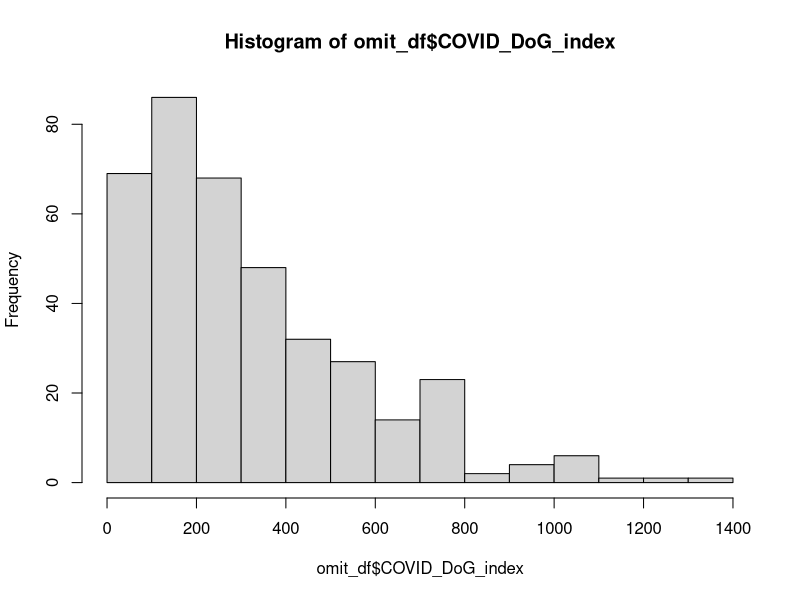
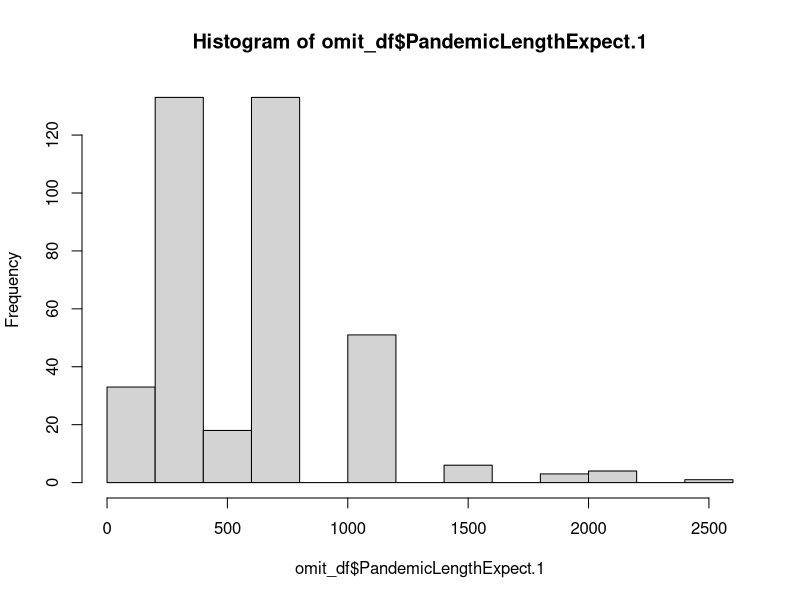
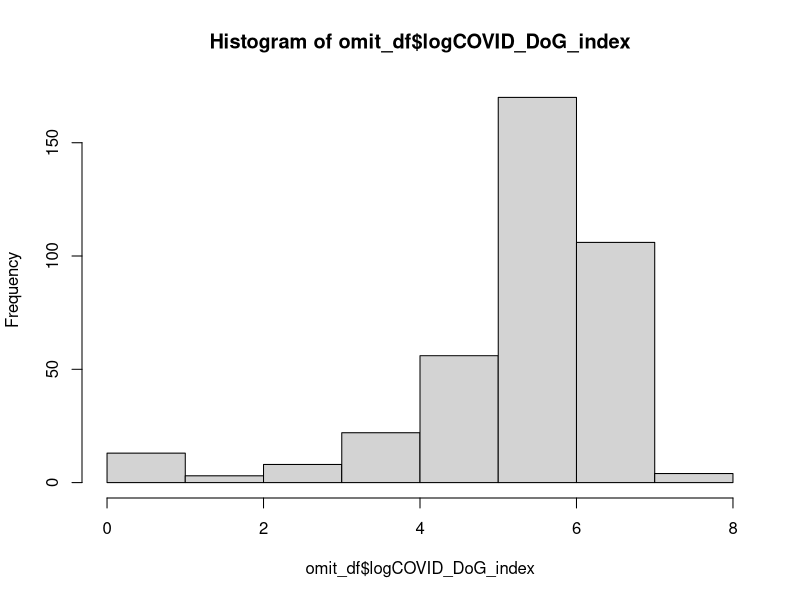
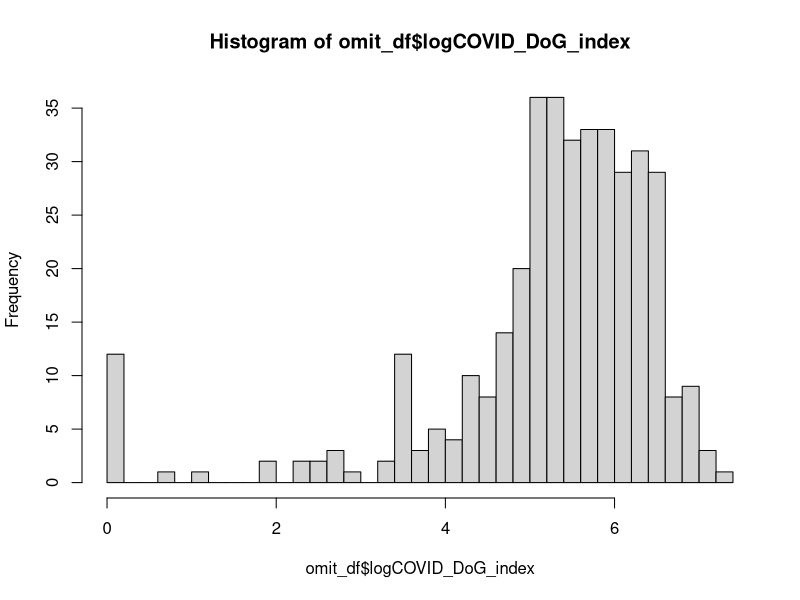
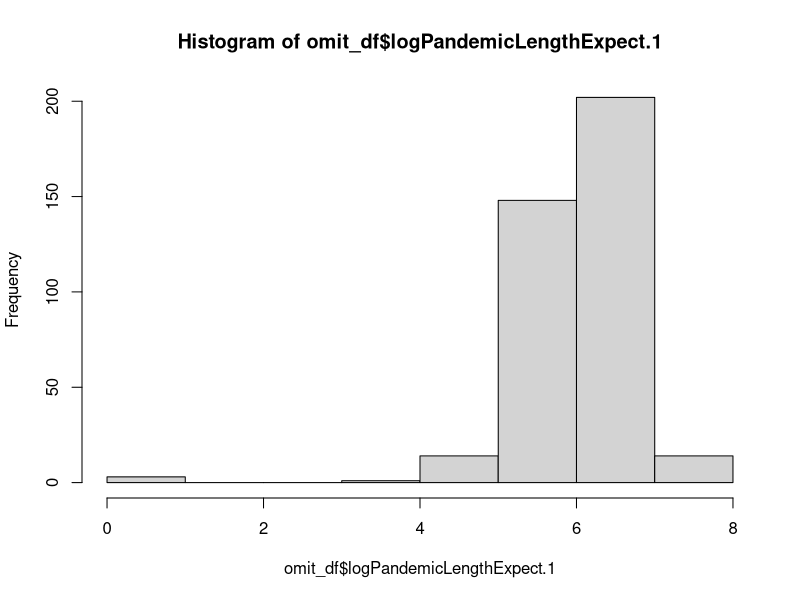
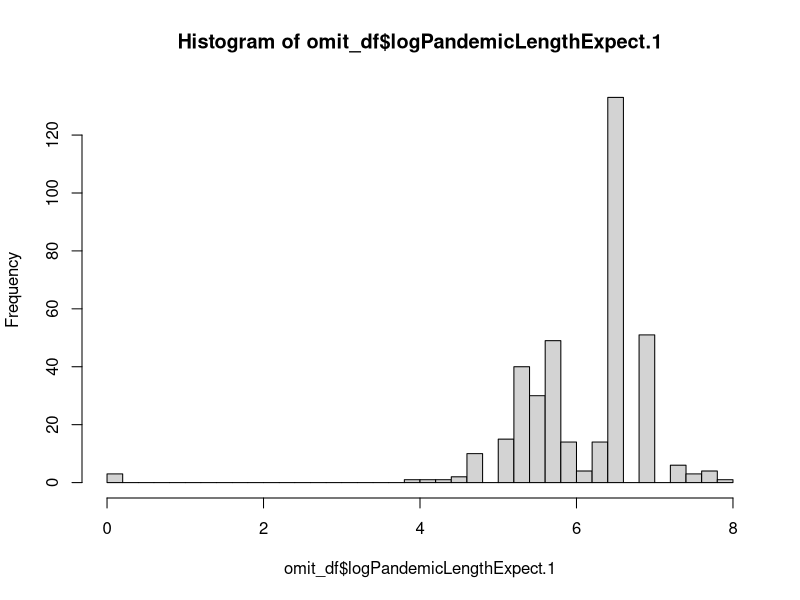

Write R code to recreate these figures, in order. (Note: this script raises an error after producing the figures.)
## ---- chunk 1
knitr::opts_chunk$set(echo = TRUE)
## ---- chunk 2
# Packages
library("ggpubr")
library(psych)
library(tidyverse)
library(ggplot2)
#library(dplyr)
#library(plyr)
## ---- chunk 3
df <- read.csv("3C_Live_Study_Data.csv", header=T, na.strings="")

#442 total participants 
#413 participants completed the entire study, 29 did not. 

## Drop unneeded rows (pilot data, incomplete trials, remove entries that are shorter than 6 mins longer than 60 minutes) & cols
unneeded_cols <- c("StartDate", "EndDate", "Status", "IPAddress", "Progress", "Finished", "RecordedDate", "ResponseId", "RecipientLastName", "RecipientFirstName", "RecipientEmail", "ExternalReference", "LocationLatitude", "LocationLongitude", "DistributionChannel", "UserLanguage", "Gender_4_TEXT...Parent.Topics", "Gender_4_TEXT...Sentiment.Polarity", "Gender_4_TEXT...Sentiment.Score", "Gender_4_TEXT...Sentiment", "Gender_4_TEXT...Topics", "Gender_4_TEXT...Topic.Sentiment.Label", "Gender_4_TEXT...Topic.Sentiment.Score")

# Return entries where duration was longer than 45 min.
df$'Duration..in.seconds.' = as.numeric(as.character(df$'Duration..in.seconds.'))
df[which(df$'Duration..in.seconds.' >= 45*60), ]  # 4 entries, 394, 410, 415, and 444. 410 = 31 seconds over limit, so not going to exclude. 

# return entries where duration was shorter than 6 mins.
df$'Duration..in.seconds.' = as.numeric(as.character(df$'Duration..in.seconds.'))
df[which(df$'Duration..in.seconds.' <= 360), ]   # 29 entries, 8,9,10, 11, 12, 14, 22, 205, 222, 255, 324, 416, 417, 418, 419, 420, 421, 423, 424, 426, 429, 432, 433, 434, 436, 439, 443

# remove Gender and Race open response columns to be able to remove rows with missing values
NAcols <- c("Gender_4_TEXT", "Race_6_TEXT")

# Exclude folks who took longer than 45 mins or were shorter than 6 mins, un-needed columns, and DoG and Pandemic Expextation outliers (see lines 145 for exclusion criteria calcuations. DoG and Expextation Outliers removed here because of not able to do it below. )

#exclude remaining folks progress less than 100 percent 

df[which(df$'Progress' <= 100), ]

# Remove all the folks who meet the criteria stated above 

df <- df[-c(1,2,8:12,14,22,23,118,176,191,205,222,255,243,252,270,323,324,331,350,364,392,394,415:444,423,424,426,426,429,432:434,436,439,443,444), ]

df <- df[ , !names(df) %in% unneeded_cols]
df <- df[ , !names(df) %in% NAcols]

#388 participants are now left out of the original 442

## ---- chunk 4
# saving both response in set of units (days-years), (.2_x) AND numbers (0-30), (.1_x)
dog1 <- list("COVID_DoG_Questions.1", df$COVID_DoG_Questions.2_1, df$COVID_DoG_Questions.1_1)
dog2 <- list("COVID_DoG_Questions.2", df$COVID_DoG_Questions.2_2, df$COVID_DoG_Questions.1_2)
dog3 <- list("COVID_DoG_Questions.3", df$COVID_DoG_Questions.2_3, df$COVID_DoG_Questions.1_3)
dog4 <- list("COVID_DoG_Questions.4", df$COVID_DoG_Questions.2_4, df$COVID_DoG_Questions.1_4)
dog5 <- list("COVID_DoG_Questions.5", df$COVID_DoG_Questions.2_5, df$COVID_DoG_Questions.1_5)
dog6 <- list("COVID_DoG_Questions.6", df$COVID_DoG_Questions.2_6, df$COVID_DoG_Questions.1_6)

# saving both response in set of units (days-years), (.1_x) AND numbers (0-30), (.2_x)
pandemic_len <- list("PandemicLengthExpect.1", df$PandemicLengthExpect.1_1, df$PandemicLengthExpect.2_1)

## create function called create_columns that takes in UNITS and NUMBERS
# depending on units, multiplies NUMBERS by correct converstion to have units ALL in days
# e.g. 2 = weeks, so NUMBER (len_col) x 7 = days 
# fixed from (units_col, 1, 1) to (units_col, 1, 2) because NUMBERS that were more than 1 digit (e.g. 11, 13) were being cut off 
# so 11 months was being converted to 30 days not 330 days
create_columns <- function(units_col, len_col) {
  case_when(as.numeric(substring(units_col, 1, 2)) == 1 ~ as.numeric(substring(len_col, 1, 2)) * 1,
            as.numeric(substring(units_col, 1, 2)) == 2 ~ as.numeric(substring(len_col, 1, 2)) * 7,
            as.numeric(substring(units_col, 1, 2)) == 3 ~ as.numeric(substring(len_col, 1, 2)) * 30,
            as.numeric(substring(units_col, 1, 2)) == 4 ~ as.numeric(substring(len_col, 1, 2)) * 365)
}

## work to debug create_columns function
# test each of the functions in create_columns
#units_col = 12
#units <- substring(units_col, 1, 1)
#units
# prints out 1 when should print out 12
# function not taking the entire number (13)
#solution: change as.numeric(substring((units_col, 1, 1)) to (units_col, 1, 2)))

# loop through 6 categories saved above and apply function
# A NOTE: I added the dplyr function before mutate because when you load in packages that include the mutate function, it overwrites the function in dplyr and the new columns won't show up in the df dataframe, THUS specifiying the mutate function from the dplyr package 
df <- df %>% dplyr::mutate(!!dog1[[1]] := create_columns(dog1[[2]], dog1[[3]]),
              !!dog2[[1]] := create_columns(dog2[[2]], dog2[[3]]),
              !!dog3[[1]] := create_columns(dog3[[2]], dog3[[3]]),
              !!dog4[[1]] := create_columns(dog4[[2]], dog4[[3]]),
              !!dog5[[1]] := create_columns(dog5[[2]], dog5[[3]]),
              !!dog6[[1]] := create_columns(dog6[[2]], dog6[[3]]),
              !!pandemic_len[[1]] := create_columns(pandemic_len[[2]], pandemic_len[[3]]),
              .before = SocialNorms_Family_1
              )
view(df)

#checks: are lengths the same?
#length(pandemic_len[[2]])
#length(pandemic_len[[3]])
#df %>% select(PandemicLengthExpect.1_1, PandemicLengthExpect.2_1, PandemicLengthExpect.1)

#view(df)
## ---- chunk 5
#check where the missing values are
#rowSums(is.na(df))

#remove missing values
##show where missing values are
df[!complete.cases(df), ]   #6 entries
##create new dataset with no missing values
omit_df <- na.omit(df)
nrow(omit_df) #391
#view(omit_df)
sum(is.na(omit_df))

#convert character values (except Nationality and Occupation) to numeric to be able to calculate stats
numeric_cols1 <- names(omit_df)[3:206] #ends on Race 
numeric_cols2 <- names(omit_df)[208] #education
numeric_cols3 <- names(omit_df)[210:224] #begins on Measure2_2 to end of columns

#view(omit_df)

omit_df[numeric_cols1] <- lapply(omit_df[numeric_cols1], as.numeric)
omit_df[numeric_cols2] <- lapply(omit_df[numeric_cols2], as.numeric)
omit_df[numeric_cols3] <- lapply(omit_df[numeric_cols3], as.numeric)

sapply(omit_df, class) # all numeric!

#view(omit_df)

#check that everyone included in omit_df passed both attention checks
omit_df$attentioncheck_1 #all 4s
omit_df$attentioncheck_2 #all 3s

# recode value in Age variable that participant entered their birth year (1971) instead of their age
which(omit_df == 1971, arr.ind=TRUE)
# row = 232, col = 202
omit_df[232,202] <- 2021-1971
omit_df[232,202]

## ---- chunk 6
mini_df <- omit_df %>% select(COVID_DoG_Questions.1:COVID_DoG_Questions.6)
omit_df <- omit_df %>% mutate(COVID_DoG_Sum = rowSums(mini_df), .before = PandemicLengthExpect.1)
summary(omit_df$COVID_DoG_Sum)

# make index of delaying across all 6 questions (average delaying across categories)
omit_df <- omit_df %>% mutate(COVID_DoG_index = rowMeans(mini_df), 
                              .before = PandemicLengthExpect.1)

#create 1 index across social situations/gatherings
mini_df <- omit_df %>% select(COVID_DoG_Questions.1:COVID_DoG_Questions.3)
omit_df <- omit_df %>% mutate(socialgatherings_index = rowMeans(mini_df),
                              .before = PandemicLengthExpect.1)
#create 1 index across traveling
mini_df <- omit_df %>% select(COVID_DoG_Questions.4:COVID_DoG_Questions.6)
omit_df <- omit_df %>% mutate(traveling_index = rowMeans(mini_df), 
                              .before = PandemicLengthExpect.1)

#view(omit_df)

## ---- chunk 7

# COVID DoG Indice SD = 363.78

## 3 Standard Devations above COVID DoG Indice mean calculation 

341.94 + 363.78 + 363.78 +363.78 

## Exclusion of participants 3SD above COVID DoG Indice

omit_df[which(omit_df$'COVID_DoG_index' >=  1433.28), ] #returns 7

# Pandemic Expectation SD = 930.63

## 3 Standard Deviations above mean calculation 

694.66 + 930.63 + 930.63 + 930.63

## Exclusion of participants 3SD above Pandemic Expectation Indice

omit_df[which(omit_df$'PandemicLengthExpect.1' >=  3486.55), ] #returns 5

#See line 44 for exclusions
## ---- chunk 8

# Plot for COVID DoG index (average delaying across 6 scenarios for each participant)
hist(omit_df$COVID_DoG_index)

# Plot for Pandemic Length Expectation (average pandemic length expectation for each participant)
hist(omit_df$PandemicLengthExpect.1)

# Log transformation of COVID DoG Index 

omit_df$logCOVID_DoG_index=log(omit_df$COVID_DoG_index)

hist(omit_df$logCOVID_DoG_index)

#a lot of the data is centered around a couple bars, what does it look like if we make more bars?

hist(omit_df$logCOVID_DoG_index, breaks = 50)


# Log transformation of Pandemic Length Expextation

omit_df$logPandemicLengthExpect.1=log(omit_df$PandemicLengthExpect.1)

hist(omit_df$logPandemicLengthExpect.1) 

#a lot of the data is centered around a couple bars, what does it look like if we make more bars?

hist(omit_df$logPandemicLengthExpect.1, breaks = 50) 



## ---- chunk 9

## ---- chunk 10
mini_df <- omit_df %>% select(PerceivedRisk_1:PerceivedRisk_6)
omit_df <- omit_df %>% mutate(Perceived_Risk_Sum = rowSums(mini_df), 
                              .before = PerceivedValue_1)
omit_df <- omit_df %>% mutate(PerceivedRisk_index = rowMeans(mini_df),
                              .before = PerceivedValue_1)

mini_df <- omit_df %>% select(PerceivedValue_1:PerceivedValue_6)
omit_df <- omit_df %>% mutate(Perceived_Value_Sum = rowSums(mini_df),
                              .before = GCS_1)
omit_df <- omit_df %>% mutate(PercevedValue_index = rowMeans(mini_df), 
                              .before = GCS_1)

## ---- chunk 11

# Social Norm Index across three factors   

mini_df <- omit_df %>% select(SocialNorms_Family_1:SocialNorms_Stranger_3)
omit_df <- omit_df %>% mutate(Norms_index = rowMeans(mini_df),
                              .before = PerceivedRisk_1)
#family norms index

mini_df <- omit_df %>% select(SocialNorms_Family_1:SocialNorms_Family_3)
omit_df <- omit_df %>% mutate(FamilyNorm_index = rowMeans(mini_df), 
                              .before = PerceivedRisk_1)

#friends norm index

mini_df <- omit_df %>% select(SocialNorms_Friends_1:SocialNorms_Friends_3)
omit_df <- omit_df %>% mutate(FriendsNorm_index = rowMeans(mini_df), 
                              .before = PerceivedRisk_1)

#strangers norm index
mini_df <- omit_df %>% select(SocialNorms_Stranger_1:SocialNorms_Stranger_3)
omit_df <- omit_df %>% mutate(StrangerNorm_index = rowMeans(mini_df), 
                              .before = PerceivedRisk_1)

## ---- chunk 12
mini_df <- omit_df %>% select(contains("GCS"))
#mini_df
#omit_df <- omit_df %>% mutate(GCS_Sum = rowSums(mini_df), .before = IUS_1)
#view(omit_df)
omit_df <- omit_df %>% mutate(GCS_index = rowMeans(mini_df),
                              .before = IUS_1)

## ---- chunk 13
mini_df <- omit_df %>% select(IUS_1:IUS_12)
omit_df <- omit_df %>% mutate(IUS_Sum = rowSums(mini_df), 
                              .before = MFQpart1_1)

mini_df <- omit_df %>% select(IUS_1:IUS_7)
omit_df <- omit_df %>% mutate(IUS_ProspectiveAnexity_index = rowSums(mini_df),
                              .before = MFQpart1_1)

mini_df <- omit_df %>% select(IUS_8:IUS_12)
omit_df <- omit_df %>% mutate(IUS_inhibitory_anexity_index = rowSums(mini_df),
                              .before = MFQpart1_1)

## ---- chunk 14
# measure 2 indices
mini_df <- omit_df %>% select(Measure2_2)
omit_df <- omit_df %>% mutate(Measure2_lib_Index = rowMeans(mini_df), 
                              .before = Measure5_1)
mini_df <- omit_df %>% select(Measure2_3)
omit_df <- omit_df %>% mutate(Measure2_cons_Index = rowMeans(mini_df), 
                              .before = Measure5_1)
mini_df <- omit_df %>% select(Measure2_4)
omit_df <- omit_df %>% mutate(Measure2_lib_Index = rowMeans(mini_df), 
                              .before = Measure5_1)

# measure 5 indices
mini_df <- omit_df %>% select(Measure5_1:Measure5_14)
omit_df <- omit_df %>% mutate(Measure5_PO_Sum = rowSums(mini_df))
omit_df <- omit_df %>% mutate(Measure5_PO_index = rowMeans(mini_df))
#combining both measures
mini_df <- omit_df %>% select(contains("PO_Sum"))
#mini_df
omit_df <- omit_df %>% mutate(PO_Total_Sum = rowSums(mini_df))
mini_df <- omit_df %>% select(contains("PO_index"))
omit_df <- omit_df %>% mutate(PO_total_index = rowMeans(mini_df))
## ---- chunk 15
MFQ_part1 <- omit_df %>% select(MFQpart1_1:MFQpart1_16)
MFQ_part2 <- omit_df %>% select(MFQ_part2_1:MFQ_part2_16)
omit_df <- omit_df %>% mutate(MFQ_sum_part1 = rowSums(MFQ_part1), 
                              .before = MFQ_part2_1)
omit_df <- omit_df %>% mutate(MFQ_sum_part2 = rowSums(MFQ_part2), 
                              .before = Disgust_1)
omit_df <- omit_df %>% mutate(MFQpart1_index = rowMeans(MFQ_part1), 
                              .before = MFQ_part2_1)
omit_df <- omit_df %>% mutate(MFQpart2_index = rowMeans(MFQ_part2), 
                              .before = Disgust_1)
#view(omit_df)
MFQ_total <- omit_df %>% select(contains("MFQ_sum"))
#MFQ_total
omit_df <- omit_df %>% mutate(MFQ_total_sum = rowSums(MFQ_total), 
                              .before = Disgust_1)
omit_df <- omit_df %>% mutate(MFQtotal_index = rowMeans(MFQ_total),
                              .before = Disgust_1)
## ---- chunk 16

#mini_df <- omit_df %>% select(COVID_DoG_Questions.1:COVID_DoG_Questions.6)
#omit_df <- omit_df %>% mutate(COVID_DoG_Sum = rowSums(mini_df), .before = PandemicLengthExpect.1)


# make index of delaying across all 6 questions (average delaying across categories)
#omit_df <- omit_df %>% mutate(COVID_DoG_index = rowMeans(mini_df), 
                              #.before = PandemicLengthExpect.1)

#create 1 index across social situations/gatherings
#mini_df <- omit_df %>% select(COVID_DoG_Questions.1:COVID_DoG_Questions.3)
#omit_df <- omit_df %>% mutate(socialgatherings_index = rowMeans(mini_df),
                              #.before = PandemicLengthExpect.1)
#create 1 index across traveling
#mini_df <- omit_df %>% select(COVID_DoG_Questions.4:COVID_DoG_Questions.6)
#omit_df <- omit_df %>% mutate(traveling_index = rowMeans(mini_df), 
                              #.before = PandemicLengthExpect.1)

#Stress Scale Indice 

mini_df <- omit_df %>% select(contains("Worries") | contains("Problems") | contains("Checking"))
omit_df <- omit_df %>% mutate(Stress_index = rowMeans(mini_df),
                              .before = Impacts_financial1)
#Stress Scale, Sub Indice COVID danger and contamination fears

mini_df <- omit_df %>% select(Worries_1:Worries_6)
omit_df <- omit_df %>% mutate(COVIDDanger_ContFears_index = rowMeans(mini_df),
                              .before = Impacts_financial1)
#Stress Scale, Sub Indice COVID fears about economic consequences

mini_df <- omit_df %>% select(Worries_7:Worries_12)
omit_df <- omit_df %>% mutate(COVID_econ_fears_index = rowMeans(mini_df),
                              .before = Impacts_financial1)
#Stress Scale, Sub Indice COVID xenophobia

mini_df <- omit_df %>% select(Worries_13:Worries_18)
omit_df <- omit_df %>% mutate(COVID_xenophobia = rowMeans(mini_df),
                              .before = Impacts_financial1)

#Stress Scale,Sub indice COVID compulsive checking and reassurance seeking 

mini_df <- omit_df %>% select(Worries_19:Worries_24,CheckingBeh_1:CheckingBeh_6)
omit_df <- omit_df %>% mutate(COVID_checking = rowMeans(mini_df),
                              .before = Impacts_financial1)

#Stress Scale, Sub Indice COVID traumatic stress symptoms
mini_df <- omit_df %>% select(Problems_1:Problems_6)
omit_df <- omit_df %>% mutate(COVID_traumatic_stress = rowMeans(mini_df),
                              .before = Impacts_financial1)
                              
## ---- chunk 17
Impacts <- omit_df %>% select(Impacts_financial1:Impacts_psychology3)
Experiences <- omit_df %>% select(contains("PersonalDiagnoses") | contains("Proximity") | contains("News"))
omit_df <- omit_df %>% mutate(Impacts_index = rowMeans(Impacts), 
                              .before = PersonalDiagnoses_1)
omit_df <- omit_df %>% mutate(Experiences_index = rowMeans(Experiences),
                              .before = Age)
## ---- chunk 18
#Pathogen Indice 

mini_df <- omit_df %>% select(Disgust_3, Disgust_6, Disgust_9, Disgust_12, Disgust_15, Disgust_18, Disgust_21)
omit_df <- omit_df %>% mutate(Pathogen_Disgust_index = rowMeans(mini_df), 
                              .before = SDRS.5_Q1)

#Sexual Indice 

mini_df <- omit_df %>% select(Disgust_2, Disgust_5, Disgust_8, Disgust_11, Disgust_14, Disgust_17, Disgust_20)
omit_df <- omit_df %>% mutate(Sexual_Disgust_index = rowMeans(mini_df), 
                              .before = SDRS.5_Q1)

#Moral Indice 

mini_df <- omit_df %>% select(Disgust_1, Disgust_4, Disgust_7, Disgust_10, Disgust_13, Disgust_16, Disgust_19 )
omit_df <- omit_df %>% mutate(Moral_Disgust_index = rowMeans(mini_df), 
                              .before = SDRS.5_Q1)
## ---- chunk 19
mini_df <- omit_df %>% select(SDRS.5_Q1:SDRS.5_Q5)
omit_df <- omit_df %>% mutate(SDRS_Sum = rowSums(mini_df), 
                              .before = Worries_1)
omit_df <- omit_df %>% mutate(SDRS_index = rowMeans(mini_df), 
                              .before = Worries_1)
#view(omit_df)
## ---- chunk 20
summary(omit_df$PandemicLengthExpect.1)
describe(omit_df$COVID_DoG_Sum)
describe(omit_df$COVID_DoG_index)
describe(omit_df$MCQ_Sum)
describe(omit_df$Norms_Sum)
describe(omit_df$GCS_Sum)
describe(omit_df$IUS_Sum)
describe(omit_df$MFQ_sum_part1)
describe(omit_df$MFQ_sum_part2)
describe(omit_df$MFQ_total_sum)
describe(omit_df$Disgust_Sum)
describe(omit_df$Perceived_Value_Sum)
describe(omit_df$SDRS_Sum)
describe(omit_df$Impacts_sum)
describe(omit_df$Experiences_sum)
describe(omit_df$Stress_Sum)
describe(omit_df$MFQ_total_sum)
describe(omit_df$Measure2_PO_Sum)
describe(omit_df$Measure5_PO_Sum)
describe(omit_df$PO_Total_Sum)
describe(omit_df$Perceived_Risk_Sum)
## ---- chunk 21
## number of included participants
#study requested 400 participants: 
#original df dataset had 444 rows, removed 62 rows in Load and Cleanup Data section (unneeded rows, DoG/pandemic outliers, incomplete trials, and too short or too long entries) = 388 rows 
#omit_df dataset had 388 rows, removed 6 entries with missing data 

nrow(omit_df) # 382 rows

#duration, demographics
mean(df$Duration..in.seconds., na.rm = TRUE)
mean(omit_df$Duration..in.seconds.)
sd(omit_df$Duration..in.seconds.)

summary(omit_df$Age)
table(omit_df$Gender)
table(omit_df$Race)
table(omit_df$Education)
## ---- chunk 22
#Age
hist(omit_df$Age)

#Gender
# 1) create new variable with gender recoded as a factor
omit_df$GenderasFactor <- factor(omit_df$Gender, levels=1:8, labels=c("male", "female", "non-binary", "other", "prefer not to answer", "trans man", "trans woman", "genderqueer"))
# 2) create barplot with new Gender variable
ggplot(omit_df) +
  geom_bar(aes(x = GenderasFactor)) +
  ggtitle("Count of Gender") +
  theme(plot.title = element_text(hjust = 0.5))

#Education
omit_df$EducationasFactor <- factor(omit_df$Education, levels=1:6, labels=c("Unknown","No hs diploma","No college","Some college","4 yr college","Graduate degree"))
ggplot(omit_df) +
  geom_bar(aes(x = EducationasFactor)) +
  ggtitle("Count of Education") +
  theme(plot.title = element_text(hjust = 0.5))

#Race
omit_df$RaceasFactor <- factor(omit_df$Race, levels=1:7, labels=c("Am Indian","Asian","Pacific Islander","Black","White","Multiple","Unknown"))
ggplot(omit_df) +
  geom_bar(aes(x = RaceasFactor)) +
  ggtitle("Count of Race") +
  theme(plot.title = element_text(hjust = 0.5))

# Relations between variables
#ggplot(data = omit_df) + 
  #geom_point(mapping = aes(x = COVID_DoG_Sum, y = Perceived_Risk_Sum))

## ---- chunk 23
# COVID DoG index and Expextation of Pandemic Length
ggscatter(omit_df, x = "COVID_DoG_index", y = "PandemicLengthExpect.1", 
          add = "reg.line", conf.int = TRUE, 
          cor.coef = TRUE, cor.method = "pearson",
          xlab = "Partipcants'Average COVID Delay of Gratification ", ylab = "Partipcants'Expextation of Pandemic Length")
# Traveling index and social gatherings index
ggscatter(omit_df, x = "traveling_index", y = "socialgatherings_index", 
          add = "reg.line", conf.int = TRUE, 
          cor.coef = TRUE, cor.method = "pearson",
          xlab = "traveling index ", ylab = "social gathering index")
# COVID DoG index and impact
ggscatter(omit_df, x = "COVID_DoG_index", y = "Impacts_index", 
          add = "reg.line", conf.int = TRUE, 
          cor.coef = TRUE, cor.method = "pearson",
          xlab = "Partipcants'Average COVID Delay of Gratification ", ylab = "Partipcants' average impact from COVID19")

# COVID DoG index and Experiences
ggscatter(omit_df, x = "COVID_DoG_index", y = "Experiences_index", 
          add = "reg.line", conf.int = TRUE, 
          cor.coef = TRUE, cor.method = "pearson",
          xlab = "Partipcants'Average COVID Delay of Gratification ", ylab = "Partipcants' average expereince from COVID19")

# COVID DoG index and stress_index
ggscatter(omit_df, x = "COVID_DoG_index", y = "Stress_index", 
          add = "reg.line", conf.int = TRUE, 
          cor.coef = TRUE, cor.method = "pearson",
          xlab = "Partipcants' Average COVID Delay of Gratification ", ylab = "Partipcants' average stress about COVID19")

## ---- chunk 24

COVIDDoG.norms.lm <- lm(COVID_DoG_index ~ Norms_index + Stress_index, data = omit_df)

summary(COVIDDoG.norms.lm)


## ---- chunk 25
hist(omit_df$socialgatherings_index)
summary(omit_df$socialgatherings_index)
hist(omit_df$traveling_index)
summary(omit_df$traveling_index)

#Question: are there data driven differences between the two indices (social gatherings and traveling)? E.g. days in one versus months in other
socialgatherings_units <- omit_df %>% select(COVID_DoG_Questions.2_1:COVID_DoG_Questions.2_3)
summary(rowMeans(socialgatherings_units))
traveling_units <- omit_df %>% select(COVID_DoG_Questions.2_4:COVID_DoG_Questions.2_6)
summary(rowMeans(traveling_units))
#Answer: it doesn't look like there's differences between the units for two categories, both have similar means? (2.608 v. 3.094) - rounds to 3, thus the average unit response for both indices was months

#perform EFA to see if there are two separate factors for DoG that pertain to travel and social situations/gatherings that influence how participants respond? This would answer the question to whatever or not we should keep the things separate or together
#EFA steps:
##basic factor analysis model: y = (lambda)(f) + (u) 
#y = individual's score on observed variable
#lambda = factor loading indicating relation between observed variable and latent common factor
#f = individual's score on latent common factor
#u = individual's score on latent unique factor

# Future plans:
#index: Expectation of Pandemic; May help us evaluate how folks expectations relate to their DoG index + that relationship may be meaningful across other analyses
#perform tests with other variables (e.g. general uncertainty) 3 times:
#1) DoG Index by itself
#2) Index:Expectation of Pandemic
#3) Both indices
## ---- chunk 26
# normality assumption
shapiro.test(omit_df$GCS_Sum)  #pvalue = 0.011 (>.05), yes normally distributed

## ---- chunk 27
write.csv(df, 'df.csv')
COVID_DoG <- data.frame(df$COVID_DoG_Questions.1,df$COVID_DoG_Questions.2,df$COVID_DoG_Questions.3,df$COVID_DoG_Questions.4, df$COVID_DoG_Questions.5, df$COVID_DoG_Questions.6)
COVID_DoG
write.csv(COVID_DoG, 'COVID_DoG.csv')
